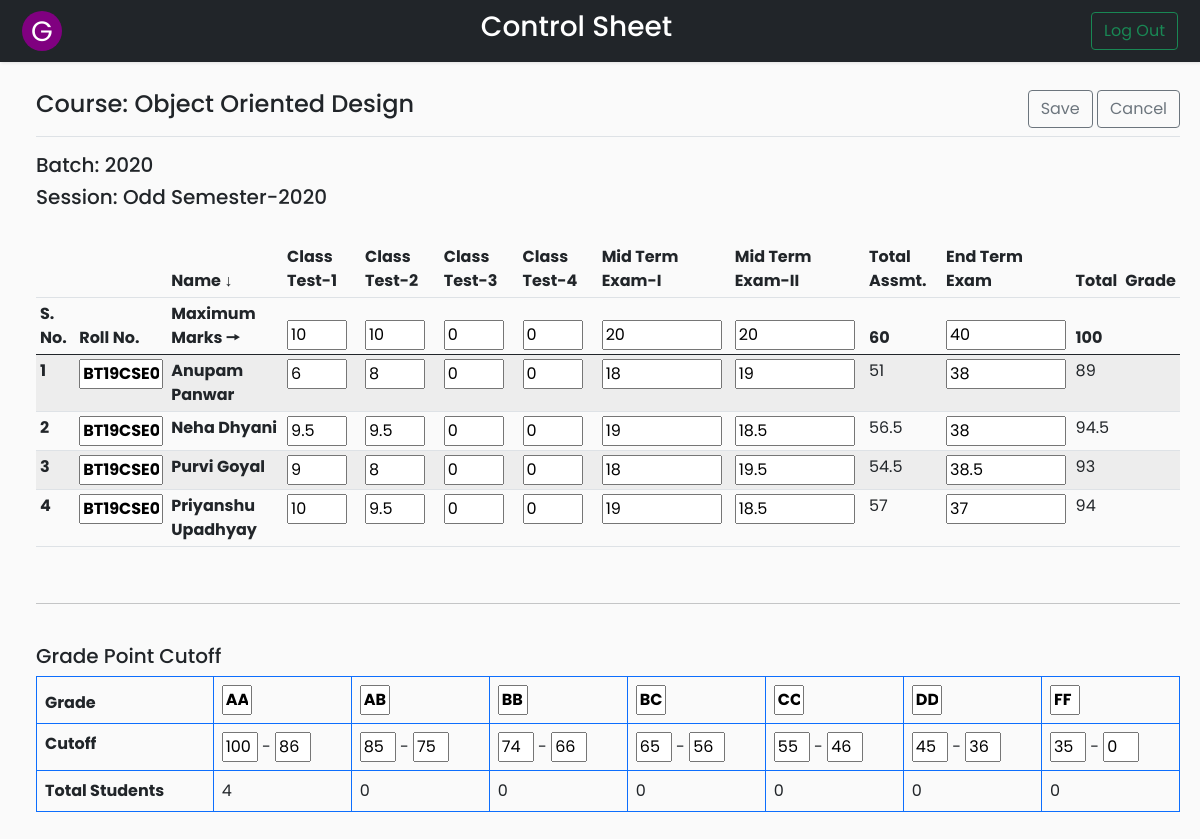
/Codes/edit.php?course=CSL-253 (signed in), run on an earlier commit of the app's database.
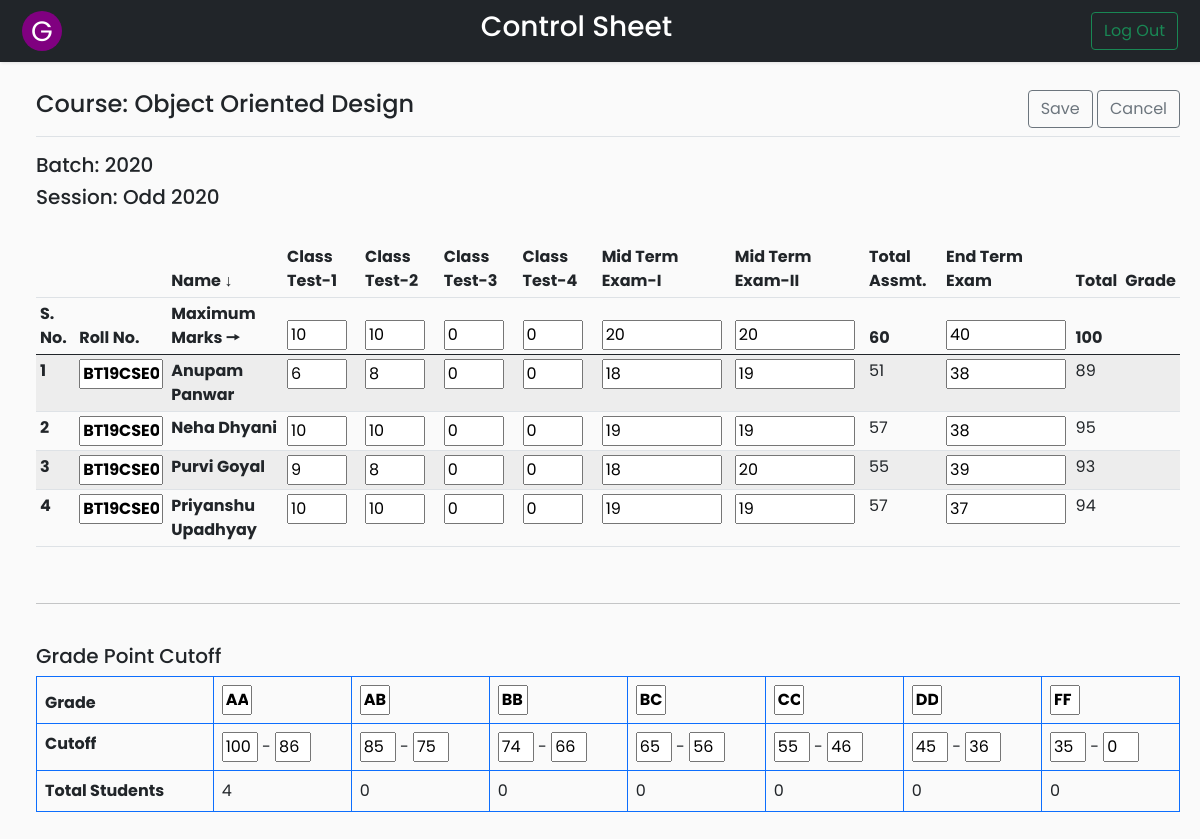
And on a later commit of the database.
### tables this page shows
CREATE TABLE `courses` (
  `id` int(11) NOT NULL,
  `course_name` varchar(50) NOT NULL,
  `course_code` varchar(20) NOT NULL,
  `batch` varchar(20) NOT NULL,
  `semester` varchar(20) NOT NULL,
  `mct1` int(11) NOT NULL,
  `mct2` int(11) NOT NULL,
  `mct3` int(11) NOT NULL,
  `mct4` int(11) NOT NULL,
  `mmt1` int(11) NOT NULL,
  `mmt2` int(11) NOT NULL,
  `mta` int(11) NOT NULL,
  `met` int(11) NOT NULL,
  `mt` int(11) NOT NULL
);

CREATE TABLE `controlsheet` (
  `course_code` varchar(20) NOT NULL,
  `roll_no` varchar(20) NOT NULL,
  `name` varchar(20) NOT NULL,
  `class_test_1` int(11) NOT NULL,
  `class_test_2` int(11) NOT NULL,
  `class_test_3` int(11) NOT NULL,
  `class_test_4` int(11) NOT NULL,
  `mid_term_1` int(11) NOT NULL,
  `mid_term_2` int(11) NOT NULL,
  `total_assessment` int(11) NOT NULL,
  `end_term` int(11) NOT NULL,
  `total_marks` int(11) NOT NULL,
  `grade` varchar(5) DEFAULT NULL
);

### Codes/edit.php (the view, shortened to what the changed rows need)
<?php
if (isset($_SESSION['id'])) {
?>
    <!DOCTYPE html>
    <html>
    <head>
        <link rel="stylesheet" href="css/bootstrap.min.css">
        <link rel="stylesheet" href="css/edit.css">
        <?php
        require_once __DIR__ . '/connection/connect.php';
        if (isset($_GET['course'])) {
            $cd = $_GET['course'];
        } else {
            header('Location: coursetable.php?error=ERROR OCCURRED');
            exit();
        }
        ?>
    </head>
    <body>
        <div class="wrapper">
            <div id="content">
                <main class="col-md-auto ms-sm-3 col-lg-auto px-md-auto">
                    <form action="insert.php?course=<?php echo $cd; ?>" method="post">
                        <div class="d-flex justify-content-between flex-wrap flex-md-nowrap align-items-center pt-2 pb-2 mb-3 border-bottom btn-toolbar mb-3" role="toolbar" aria-label="Toolbar with button groups">
                            <?php
                            $sql = "SELECT course_name, semester, batch FROM courses WHERE course_code='$cd'";
                            $result = $conn->query($sql);
                            if ($row = $result->fetch_assoc()) {
                            ?>
                                <h4 class="h4">Course: <?php echo $row['course_name']; ?></h4>
                                <div class="d-grid gap-2 d-md-block" role="group" aria-label="First group">
                                    <input type="submit" value="Save" class="btn btn-outline-secondary d-print-none" />
                                    <a href="coursetable.php?course=<?php echo $cd; ?>"><input type="button" value="Cancel" class="btn btn-outline-secondary d-print-none" /></a>
                                </div>
                        </div>
                        <h5>Batch: <?php echo $row['batch'];
                                 ?> </h5>
                        <h5>Session: <?php echo $row['semester'];
                                    } ?> </h5>
                        <br>
                        <div class="table-responsive">
                            <table class="table table-striped table-sm tablecustom">
                                <thead>
                                    <tr>
                                        <th></th>
                                        <th></th>
                                        <th>Name ↓</th>
                                        <th>Class Test-1</th>
                                        <th>Class Test-2</th>
                                        <th>Class Test-3</th>
                                        <th>Class Test-4</th>
                                        <th>Mid Term Exam-I</th>
                                        <th>Mid Term Exam-II</th>
                                        <th>Total Assmt.</th>
                                        <th>End Term Exam</th>
                                        <th>Total</th>
                                        <th>Grade</th>
                                    </tr>
                                    <tr>
                                        <th>S. No.</th>
                                        <th>Roll No.</th>
                                        <th>Maximum Marks 🠖</th>
                                        <?php
                                        $sql = "SELECT * FROM courses WHERE course_code='$cd'";
                                        $result = $conn->query($sql);
                                        if ($row = $result->fetch_assoc()) { ?>
                                            <th><input class="classtest" name="mct1" value="<?php echo $row['mct1']; ?>"></input></th>
                                            <th><input class="classtest" name="mct2" value="<?php echo $row['mct2']; ?>"></input></th>
                                            <th><input class="classtest" name="mct3" value="<?php echo $row['mct3']; ?>"></input></th>
                                            <th><input class="classtest" name="mct4" value="<?php echo $row['mct4']; ?>"></input></th>
                                            <th><input class="marks" name="mmt1" value="<?php echo $row['mmt1']; ?>"></input></th>
                                            <th><input class="marks" name="mmt2" value="<?php echo $row['mmt2']; ?>"></input></th>
                                            <th><?php echo $row['mta']; ?></th>
                                            <th><input class="marks" name="met" value="<?php echo $row['met']; ?>"></input></th>
                                            <th><?php echo $row['mt']; ?></th>
                                            <th></th>
                                    </tr>
                                <?php } ?>
                                </thead>
                                <tbody>
                                    <?php
                                    $sql = "SELECT * FROM controlsheet WHERE course_code='$cd'";
                                    $result = $conn->query($sql);
                                    $i = 1;
                                    while ($row = $result->fetch_assoc()) { ?>
                                        <tr>
                                            <td><strong><?php echo $i++; ?></strong></td>
                                            <td><input class="rollno" name="roll[]" value="<?php echo $row['roll_no']; ?>" style="font-weight:bold" readonly></input></td>
                                            <td><strong><?php echo $row['name']; ?></strong></td>
                                            <td><input class="classtest" name="ct1[]" value="<?php echo $row['class_test_1']; ?>"></input></td>
                                            <td><input class="classtest" name="ct2[]" value="<?php echo $row['class_test_2']; ?>"></input></td>
                                            <td><input class="classtest" name="ct3[]" value="<?php echo $row['class_test_3']; ?>"></input></td>
                                            <td><input class="classtest" name="ct4[]" value="<?php echo $row['class_test_4']; ?>"></input></td>
                                            <td><input class="marks" name="mt1[]" value="<?php echo $row['mid_term_1']; ?>"></input></td>
                                            <td><input class="marks" name="mt2[]" value="<?php echo $row['mid_term_2']; ?>"></input></td>
                                            <td><?php echo $row['total_assessment']; ?></td>
                                            <td><input class="marks" name="endterm[]" value="<?php echo $row['end_term']; ?>"></input></td>
                                            <td><?php echo $row['total_marks']; ?></td>
                                            <td><?php echo $row['grade']; ?></td>
                                        </tr>
                                    <?php } ?>
                                </tbody>
                            </table>
                        </div>
                        <br>
                        <hr>
                        <br>
                        <div class="table-responsive grades">
                            <div class="text-start h5">Grade Point Cutoff</div>
                            <table class="table table-bordered border-primary">
                                <thead>
                                    <tr>
                                        <td><strong>Grade</strong></td>
                                        <?php
                                        $sql = "SELECT grade FROM gradewindow WHERE course_code='$cd' ORDER BY grade";
                                        $result = $conn->query($sql);
                                        while ($row = $result->fetch_assoc()) {
                                        ?>
                                            <td><input  class="gradebutton" name="grade[]" value="<?php echo $row['grade']; ?>" style="font-weight:bold" readonly></input>
                                           <?php } ?></td>
                                    </tr>
                                </thead>
                            </table>
                        </div>
                    </form>
                </main>
            </div>
        </div>
    <?php
} else {
    header('Location: index.php?error=INVALID REQUEST');
    exit();
}
    ?>
    </body>
    </html>

What changed in the data, as far as the page shows it:
changed courses "Object Oriented Design": semester "Odd Semester-2020" → "Odd 2020"
changed controlsheet "Neha Dhyani": class_test_1 "9.5" → "10"; class_test_2 "9.5" → "10"; mid_term_2 "18.5" → "19"; total_assessment "56.5" → "57"; total_marks "94.5" → "95"
changed controlsheet "Purvi Goyal": mid_term_2 "19.5" → "20"; total_assessment "54.5" → "55"; end_term "38.5" → "39"
changed controlsheet "Priyanshu Upadhyay": class_test_2 "9.5" → "10"; mid_term_2 "18.5" → "19"
